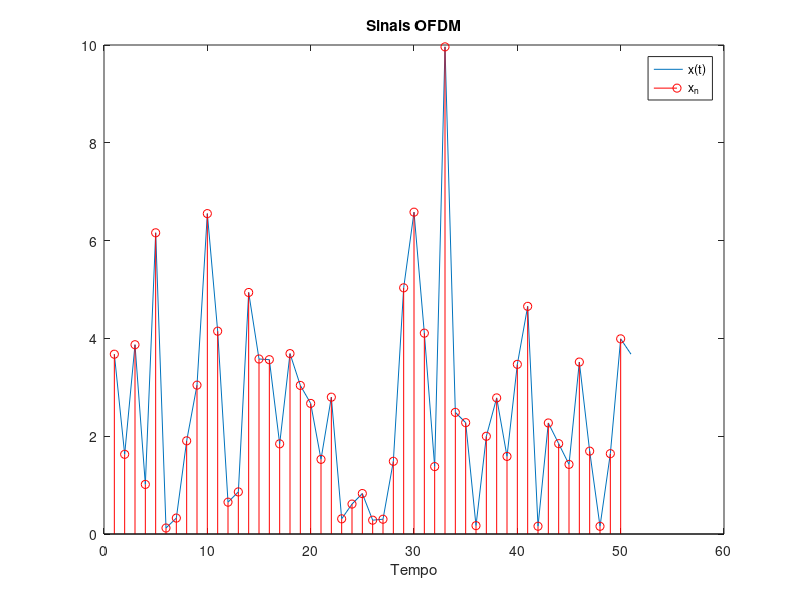

This figure's MATLAB source:
clear all; close all;clc;
% Parâmetros
n_bits = 100;            % Número de bits
T = 50;                  % Tempo de símbolo
Ts = 2;                  % Tempo de símbolo em portadora única
K = T/Ts;                % Número de subportadoras independentes
N = 2*K;                 % N pontos da IDFT
%
% Gerar bits aleatórios
dataIn=rand(1,n_bits);   % Sequência de números entre 0 e 1 uniformemente distribuídos
dataIn=sign(dataIn-.5);  % Sequência de -1 e 1
% Conversor serial paralelo
dataInMatrix = reshape(dataIn,n_bits/4,4);
%
% Gerar constelaçao 16-QAM
seq16qam = 2*dataInMatrix(:,1)+dataInMatrix(:,2)+1i*(2*dataInMatrix(:,3)+dataInMatrix(:,4)); 
seq16=seq16qam';
% Garantir propriedadade da simetria
X = [seq16 conj(seq16(end:-1:1))]; 
%
% Construindo xn
xn = zeros(1,N);
for n=0:N-1
    for k=0:N-1
        xn(n+1) = xn(n+1) + 1/sqrt(N)*X(k+1)*exp(1i*2*pi*n*k/N);
    end
end
%
% Construindo xt
xt=zeros(1, T+1);
for t=0:T
    for k=0:N-1
        xt(1,t+1)=xt(1,t+1)+1/sqrt(N)*X(k+1)*exp(1i*2*pi*k*t/T); 
    end 
end 
%
% Plots
plot(abs(xt));
hold on
stem(abs(xn), 'r')
hold off
title('Sinais OFDM')
legend('x(t)','x_n')
xlabel('Tempo')